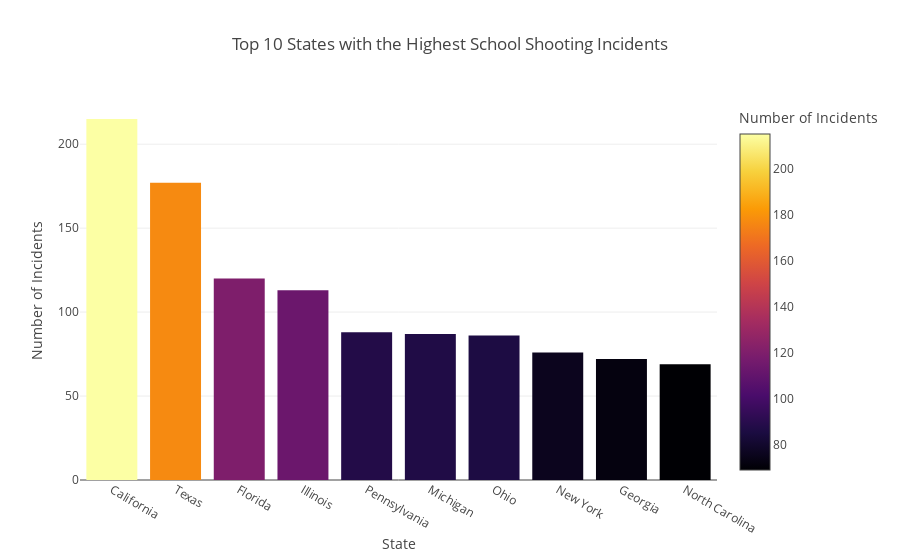

Notebook cell for this chart:
### Code cell
import plotly.express as px
import pandas as pd

data = {
    'State': ['California', 'Texas', 'Florida', 'New York', 'Pennsylvania', 'Illinois', 'Ohio', 'Georgia', 'Michigan', 'North Carolina',
              'Tennessee', 'Maryland', 'Alabama', 'Louisiana', 'Virginia', 'Washington', 'Missouri', 'South Carolina', 'Indiana', 'Massachusetts'],
    'Incidents': [215, 177, 120, 76, 88, 113, 86, 72, 87, 69, 68, 62, 61, 57, 50, 47, 47, 45, 40, 19]
}

df_states = pd.DataFrame(data)

# Sort the data and select the top 10 states with the highest number of incidents
df_top10 = df_states.sort_values('Incidents', ascending=False).head(10)



# Or if you want to choose a different color scale
fig = px.bar(df_top10, x='State', y='Incidents', title='Top 10 States with the Highest School Shooting Incidents',
             labels={'Incidents': 'Number of Incidents'}, color='Incidents', 
             color_continuous_scale=px.colors.sequential.Inferno)

fig.show()

### Figure 1 — Plotly figure (JSON) as saved in the notebook; plotly's stock layout.template omitted (floating-point values rounded to 4 significant figures)
{"data": [{"alignmentgroup": "True", "hovertemplate": "State=%{x}<br>Number of Incidents=%{marker.color}<extra></extra>", "legendgroup": "", "marker": {"color": [215, 177, 120, 113, 88, 87, 86, 76, 72, 69], "coloraxis": "coloraxis", "pattern": {"shape": ""}}, "name": "", "offsetgroup": "", "orientation": "v", "showlegend": false, "textposition": "auto", "type": "bar", "x": ["California", "Texas", "Florida", "Illinois", "Pennsylvania", "Michigan", "Ohio", "New York", "Georgia", "North Carolina"], "xaxis": "x", "y": [215, 177, 120, 113, 88, 87, 86, 76, 72, 69], "yaxis": "y"}], "layout": {"barmode": "relative", "coloraxis": {"colorbar": {"title": {"text": "Number of Incidents"}}, "colorscale": [[0, "#000004"], [0.1111, "#1b0c41"], [0.2222, "#4a0c6b"], [0.3333, "#781c6d"], [0.4444, "#a52c60"], [0.5556, "#cf4446"], [0.6667, "#ed6925"], [0.7778, "#fb9b06"], [0.8889, "#f7d13d"], [1, "#fcffa4"]]}, "legend": {"tracegroupgap": 0}, "title": {"text": "Top 10 States with the Highest School Shooting Incidents"}, "xaxis": {"anchor": "y", "domain": [0, 1], "title": {"text": "State"}}, "yaxis": {"anchor": "x", "domain": [0, 1], "title": {"text": "Number of Incidents"}}}}
